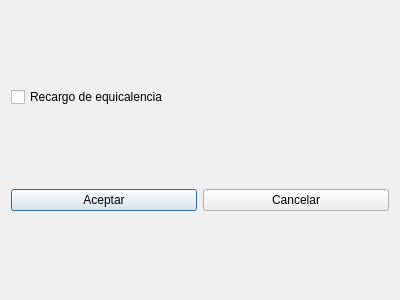
<?xml version="1.0" encoding="UTF-8"?>
<ui version="4.0">
 <class>ConfiguracionOtros</class>
 <widget class="QDialog" name="ConfiguracionOtros">
  <property name="geometry">
   <rect>
    <x>0</x>
    <y>0</y>
    <width>400</width>
    <height>300</height>
   </rect>
  </property>
  <property name="windowTitle">
   <string>Configuración</string>
  </property>
  <layout class="QGridLayout" name="gridLayout">
   <item row="1" column="0">
    <widget class="QPushButton" name="pushButtonAceptar">
     <property name="text">
      <string>Aceptar</string>
     </property>
    </widget>
   </item>
   <item row="0" column="0">
    <widget class="QCheckBox" name="checkBoxRE">
     <property name="text">
      <string>Recargo de equicalencia</string>
     </property>
    </widget>
   </item>
   <item row="1" column="1">
    <widget class="QPushButton" name="pushButtonCancelar">
     <property name="text">
      <string>Cancelar</string>
     </property>
    </widget>
   </item>
  </layout>
 </widget>
 <resources/>
 <connections>
  <connection>
   <sender>pushButtonCancelar</sender>
   <signal>clicked()</signal>
   <receiver>ConfiguracionOtros</receiver>
   <slot>reject()</slot>
   <hints>
    <hint type="sourcelabel">
     <x>290</x>
     <y>196</y>
    </hint>
    <hint type="destinationlabel">
     <x>305</x>
     <y>103</y>
    </hint>
   </hints>
  </connection>
 </connections>
</ui>
